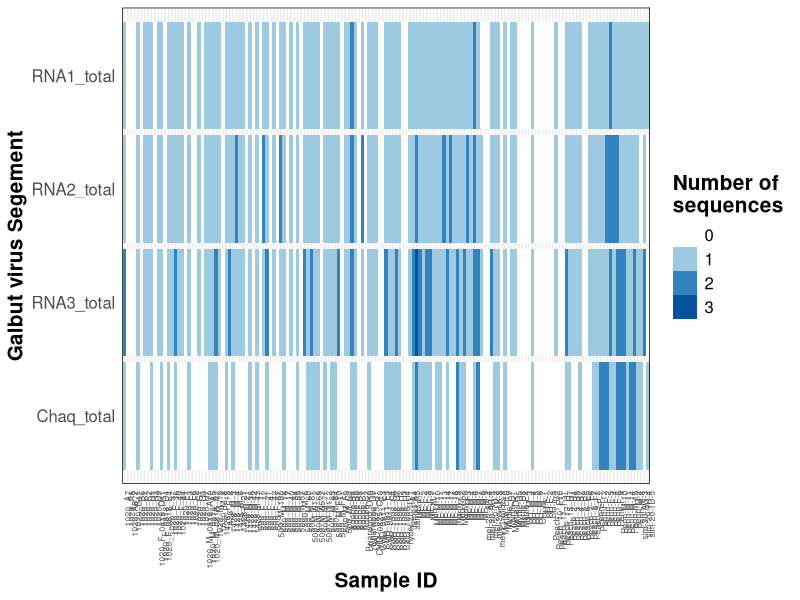
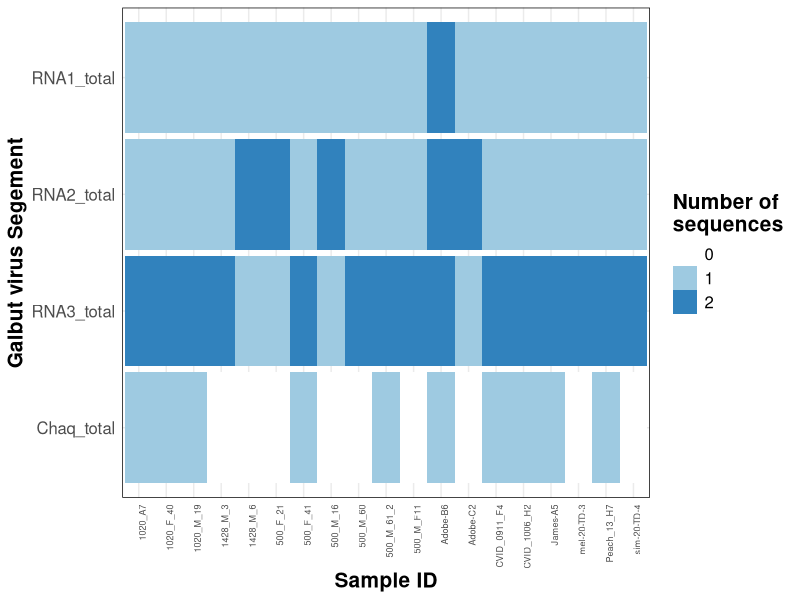
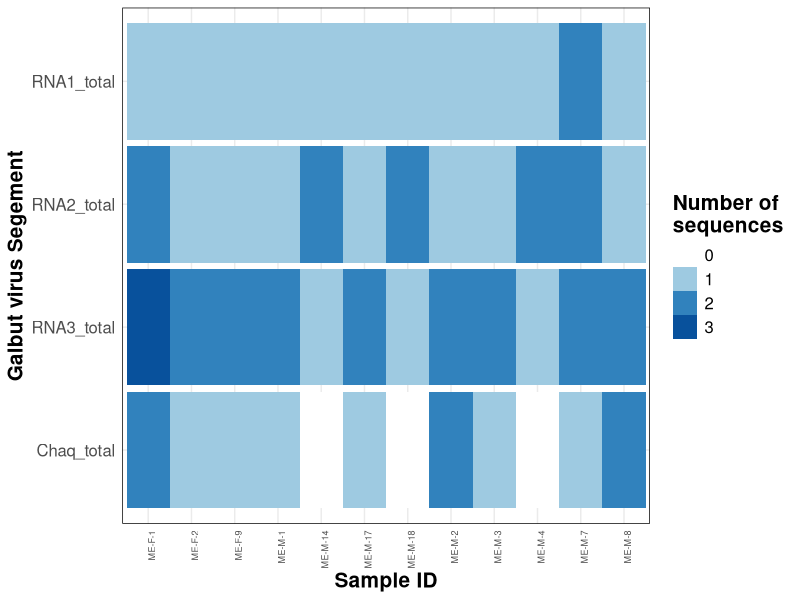
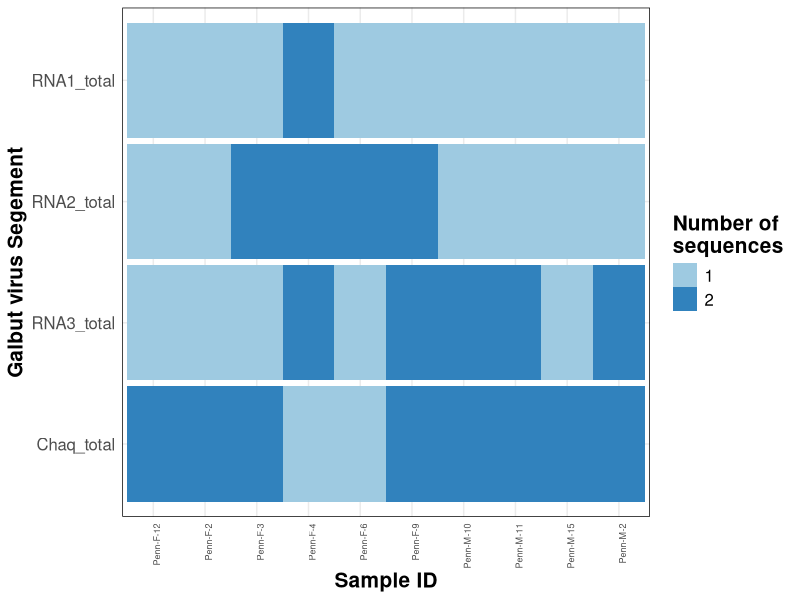
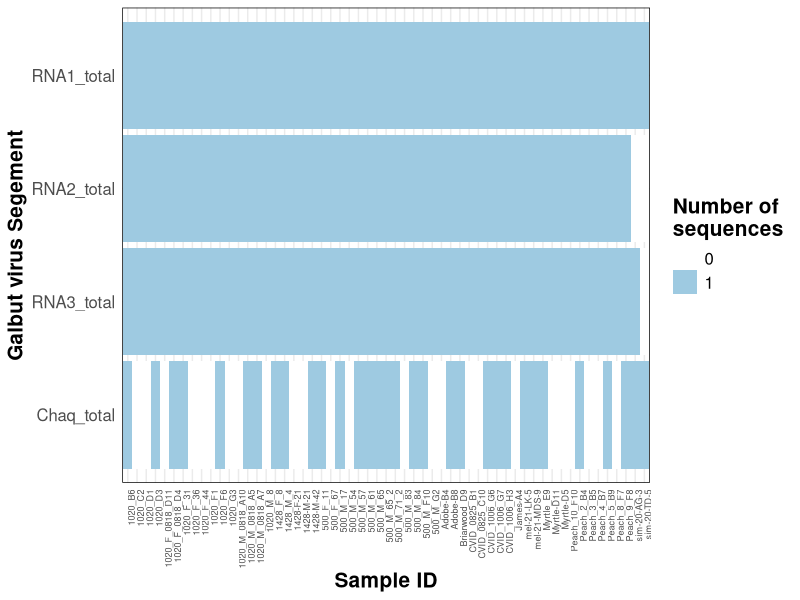
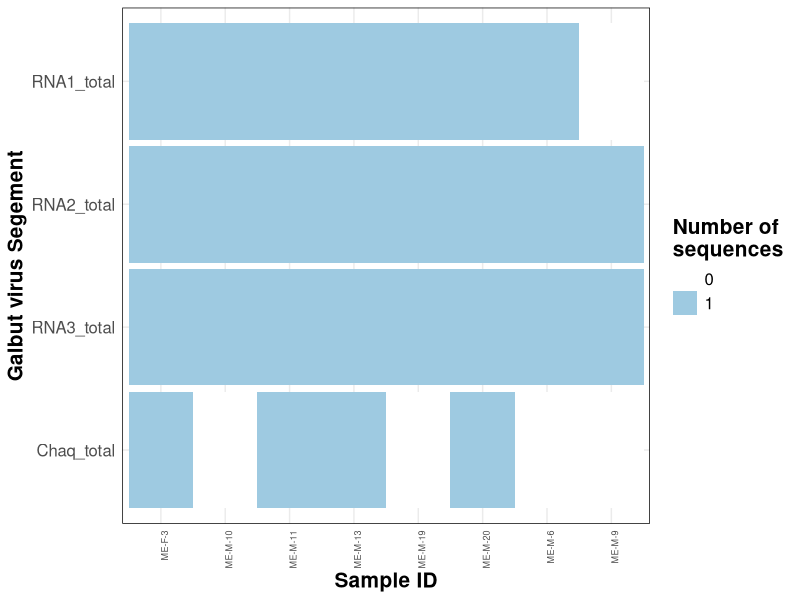
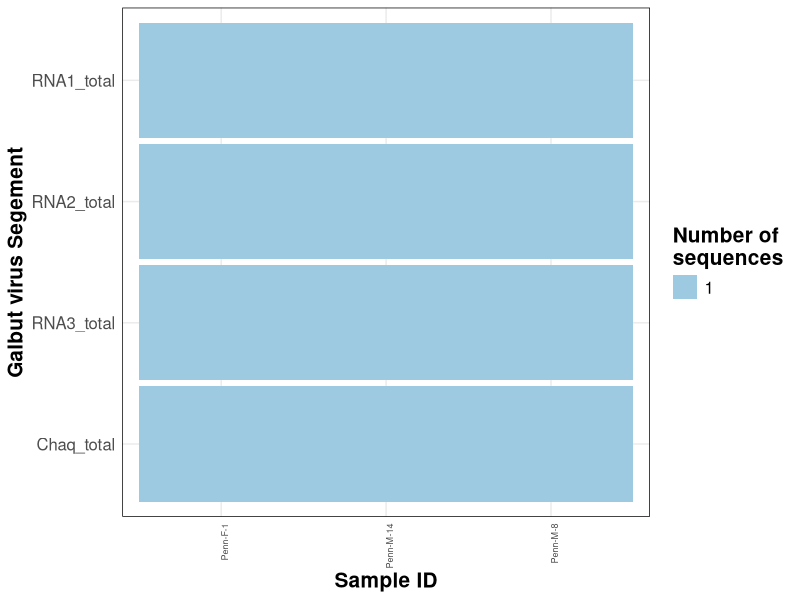
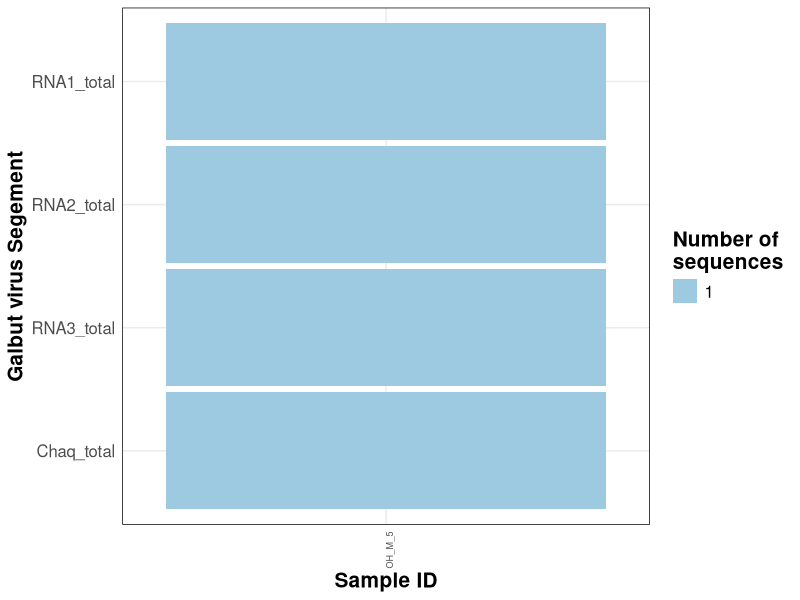

Reproduce these figures in R, in order.
library(tidyverse)
library(readxl)
library(forcats)

metadata <- read_xlsx("analyses/data/Metadata_Table.xlsx")
all_rpm <- read_csv("analyses/data/all_rpm_counts.csv")

metadata <- left_join(metadata, all_rpm, by = "sample_name")

heatmap_data <- metadata %>% 
  select(sample_name, location, RNA1_submit, RNA2_submit, RNA3_submit, Chaq_submit,
         RNA1_total, RNA2_total, RNA3_total, Chaq_total, infection_status) %>% 
  pivot_longer(cols = c("RNA1_submit", "RNA2_submit", "RNA3_submit", "Chaq_submit",
                        "RNA1_total", "RNA2_total", "RNA3_total", "Chaq_total"),
               names_to = "segment", 
               values_to = "number") %>% 
  mutate(segment = factor(segment, levels = c("Chaq_submit", "Chaq_total", 
                                              "RNA3_submit", "RNA3_total", 
                                              "RNA2_submit", "RNA2_total",
                                              "RNA1_submit", "RNA1_total")))

heatmap_all <- ggplot(filter(heatmap_data, segment %in% c("Chaq_total", "RNA3_total",
                                                          "RNA2_total", "RNA1_total"))) +
  geom_tile(aes(x = sample_name, y = segment, fill = factor(number), height = 0.95)) +
  scale_fill_manual(values = c("white", "#9ecae1", "#3182bd", "#08519c")) +
  theme_minimal(base_size = 11) +
  theme(panel.border = element_rect(linetype = "solid", fill = NA),
        strip.background = element_rect(colour = "black", fill = "white"),
        axis.title = element_text(face = "bold"),
        legend.title = element_text(face = "bold"),
        strip.text = element_text(face = "bold"),
        #        axis.text = element_text(face = "bold"),
        text = element_text(size = 15),
        axis.text.x = element_text(angle = 90, hjust = 1, vjust = 1, size = 6)) +
  labs(x = "Sample ID", y = "Galbut virus Segement", fill = "Number of \nsequences")

heatmap_all
ggsave("analyses/plots/allll_heatmap_virus_pres.pdf", units = "in", width = 14, height = 8)

heatmap_pres <- metadata %>% 
  filter(num_seqs_total > 0) %>% 
  select(sample_name, location, RNA1_submit, RNA2_submit, RNA3_submit, Chaq_submit,
         RNA1_total, RNA2_total, RNA3_total, Chaq_total, infection_status) %>% 
  pivot_longer(cols = c("RNA1_submit", "RNA2_submit", "RNA3_submit", "Chaq_submit",
                        "RNA1_total", "RNA2_total", "RNA3_total", "Chaq_total"),
               names_to = "segment", 
               values_to = "number") %>% 
  mutate(segment = factor(segment, levels = c("Chaq_submit", "Chaq_total", 
                                              "RNA3_submit", "RNA3_total", 
                                              "RNA2_submit", "RNA2_total",
                                              "RNA1_submit", "RNA1_total")),
         location = factor(location)) %>% 
  group_by(location)



heatmap_co <- heatmap_pres %>% 
  filter(infection_status == "co") %>% 
  filter(location == "Colorado")

heatmap_me <- heatmap_pres %>% 
  filter(infection_status == "co") %>% 
  filter(location == "Maine")

heatmap_oh <- heatmap_pres %>% 
  filter(infection_status == "co") %>% 
  filter(location == "Ohio")

heatmap_pe <- heatmap_pres %>% 
  filter(infection_status == "co") %>% 
  filter(location == "Pennsylvania")

heatmap_sin_co <- heatmap_pres %>% 
  filter(infection_status == "sin")  %>% 
  filter(location == "Colorado")

heatmap_sin_me <- heatmap_pres %>% 
  filter(infection_status == "sin") %>% 
  filter(location == "Maine")

heatmap_sin_oh <- heatmap_pres %>% 
  filter(infection_status == "sin") %>% 
  filter(location == "Ohio")

heatmap_sin_pe <- heatmap_pres %>% 
  filter(infection_status == "sin") %>% 
  filter(location == "Pennsylvania")

heatmap_all_co <- ggplot(filter(heatmap_co, segment %in% c("Chaq_total", "RNA3_total",
                                                               "RNA2_total", "RNA1_total"))) +
  geom_tile(aes(x = sample_name, y = segment, fill = factor(number), height = 0.95)) +
  scale_fill_manual(values = c("white", "#9ecae1", "#3182bd", "#08519c")) +
  theme_minimal(base_size = 11) +
  theme(panel.border = element_rect(linetype = "solid", fill = NA),
        strip.background = element_rect(colour = "black", fill = "white"),
        axis.title = element_text(face = "bold"),
        legend.title = element_text(face = "bold"),
        strip.text = element_text(face = "bold"),
        #        axis.text = element_text(face = "bold"),
        text = element_text(size = 15),
        axis.text.x = element_text(angle = 90, hjust = 1, vjust = 1, size = 6.5)) +
  labs(x = "Sample ID", y = "Galbut virus Segement", fill = "Number of \nsequences")

heatmap_all_co
ggsave("analyses/plots/heatmap_co_co.pdf", units = "in", width = 14, height = 8)

heatmap_me_co <- ggplot(filter(heatmap_me, segment %in% c("Chaq_total", "RNA3_total",
                                                           "RNA2_total", "RNA1_total"))) +
  geom_tile(aes(x = sample_name, y = segment, fill = factor(number), height = 0.95)) +
  scale_fill_manual(values = c("white", "#9ecae1", "#3182bd", "#08519c")) +
  theme_minimal(base_size = 11) +
  theme(panel.border = element_rect(linetype = "solid", fill = NA),
        strip.background = element_rect(colour = "black", fill = "white"),
        axis.title = element_text(face = "bold"),
        legend.title = element_text(face = "bold"),
        strip.text = element_text(face = "bold"),
        #        axis.text = element_text(face = "bold"),
        text = element_text(size = 15),
        axis.text.x = element_text(angle = 90, hjust = 1, vjust = 1, size = 6.5)) +
  labs(x = "Sample ID", y = "Galbut virus Segement", fill = "Number of \nsequences")

heatmap_me_co
ggsave("analyses/plots/heatmap_co_me.pdf", units = "in", width = 14, height = 8)

heatmap_pe_co <- ggplot(filter(heatmap_pe, segment %in% c("Chaq_total", "RNA3_total",
                                                          "RNA2_total", "RNA1_total"))) +
  geom_tile(aes(x = sample_name, y = segment, fill = factor(number), height = 0.95)) +
  scale_fill_manual(values = c("#9ecae1", "#3182bd", "#08519c")) +
  theme_minimal(base_size = 11) +
  theme(panel.border = element_rect(linetype = "solid", fill = NA),
        strip.background = element_rect(colour = "black", fill = "white"),
        axis.title = element_text(face = "bold"),
        legend.title = element_text(face = "bold"),
        strip.text = element_text(face = "bold"),
        #        axis.text = element_text(face = "bold"),
        text = element_text(size = 15),
        axis.text.x = element_text(angle = 90, hjust = 1, vjust = 1, size = 6.5)) +
  labs(x = "Sample ID", y = "Galbut virus Segement", fill = "Number of \nsequences")

heatmap_pe_co
ggsave("analyses/plots/heatmap_co_pe.pdf", units = "in", width = 14, height = 8)

heatmap_sin_co <- ggplot(filter(heatmap_sin_co, segment %in% c("Chaq_total", "RNA3_total",
                                                           "RNA2_total", "RNA1_total"))) +
  geom_tile(aes(x = sample_name, y = segment, fill = factor(number), height = 0.95)) +
  scale_fill_manual(values = c("white", "#9ecae1", "#3182bd", "#08519c")) +
  theme_minimal(base_size = 11) +
  theme(panel.border = element_rect(linetype = "solid", fill = NA),
        strip.background = element_rect(colour = "black", fill = "white"),
        axis.title = element_text(face = "bold"),
        legend.title = element_text(face = "bold"),
        strip.text = element_text(face = "bold"),
        #        axis.text = element_text(face = "bold"),
        text = element_text(size = 15),
        axis.text.x = element_text(angle = 90, hjust = 1, vjust = 1, size = 6.5)) +
  labs(x = "Sample ID", y = "Galbut virus Segement", fill = "Number of \nsequences")

heatmap_sin_co
ggsave("analyses/plots/heatmap_sin_co.pdf", units = "in", width = 14, height = 8)

heatmap_me_sin <- ggplot(filter(heatmap_sin_me, segment %in% c("Chaq_total", "RNA3_total",
                                                          "RNA2_total", "RNA1_total"))) +
  geom_tile(aes(x = sample_name, y = segment, fill = factor(number), height = 0.95)) +
  scale_fill_manual(values = c("white", "#9ecae1", "#3182bd", "#08519c")) +
  theme_minimal(base_size = 11) +
  theme(panel.border = element_rect(linetype = "solid", fill = NA),
        strip.background = element_rect(colour = "black", fill = "white"),
        axis.title = element_text(face = "bold"),
        legend.title = element_text(face = "bold"),
        strip.text = element_text(face = "bold"),
        #        axis.text = element_text(face = "bold"),
        text = element_text(size = 15),
        axis.text.x = element_text(angle = 90, hjust = 1, vjust = 1, size = 6.5)) +
  labs(x = "Sample ID", y = "Galbut virus Segement", fill = "Number of \nsequences")

heatmap_me_sin
ggsave("analyses/plots/heatmap_sin_me.pdf", units = "in", width = 14, height = 8)

heatmap_pe_sin <- ggplot(filter(heatmap_sin_pe, segment %in% c("Chaq_total", "RNA3_total",
                                                          "RNA2_total", "RNA1_total"))) +
  geom_tile(aes(x = sample_name, y = segment, fill = factor(number), height = 0.95)) +
  scale_fill_manual(values = c("#9ecae1")) +
  theme_minimal(base_size = 11) +
  theme(panel.border = element_rect(linetype = "solid", fill = NA),
        strip.background = element_rect(colour = "black", fill = "white"),
        axis.title = element_text(face = "bold"),
        legend.title = element_text(face = "bold"),
        strip.text = element_text(face = "bold"),
        #        axis.text = element_text(face = "bold"),
        text = element_text(size = 15),
        axis.text.x = element_text(angle = 90, hjust = 1, vjust = 1, size = 6.5)) +
  labs(x = "Sample ID", y = "Galbut virus Segement", fill = "Number of \nsequences")

heatmap_pe_sin
ggsave("analyses/plots/heatmap_sin_pe.pdf", units = "in", width = 14, height = 8)

heatmap_oh_sin <- ggplot(filter(heatmap_sin_oh, segment %in% c("Chaq_total", "RNA3_total",
                                                               "RNA2_total", "RNA1_total"))) +
  geom_tile(aes(x = sample_name, y = segment, fill = factor(number), height = 0.95)) +
  scale_fill_manual(values = c("#9ecae1")) +
  theme_minimal(base_size = 11) +
  theme(panel.border = element_rect(linetype = "solid", fill = NA),
        strip.background = element_rect(colour = "black", fill = "white"),
        axis.title = element_text(face = "bold"),
        legend.title = element_text(face = "bold"),
        strip.text = element_text(face = "bold"),
        #        axis.text = element_text(face = "bold"),
        text = element_text(size = 15),
        axis.text.x = element_text(angle = 90, hjust = 1, vjust = 1, size = 6.5)) +
  labs(x = "Sample ID", y = "Galbut virus Segement", fill = "Number of \nsequences")

heatmap_oh_sin
ggsave("analyses/plots/heatmap_sin_oh.pdf", units = "in", width = 14, height = 8)
